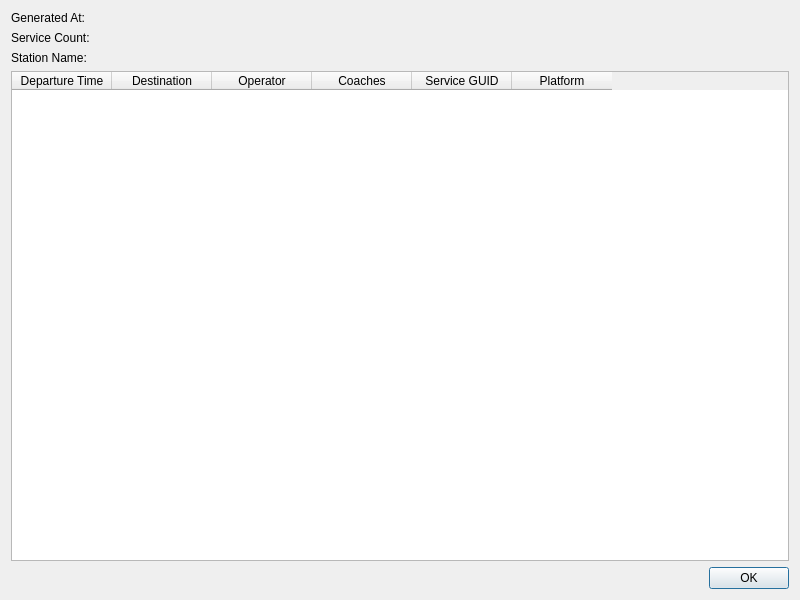
<?xml version="1.0" encoding="UTF-8"?>
<ui version="4.0">
 <class>Dialog</class>
 <widget class="QDialog" name="Dialog">
  <property name="geometry">
   <rect>
    <x>0</x>
    <y>0</y>
    <width>800</width>
    <height>600</height>
   </rect>
  </property>
  <property name="windowTitle">
   <string>Dialog</string>
  </property>
  <layout class="QVBoxLayout" name="verticalLayout">
   <item>
    <widget class="QLabel" name="generatedAt">
     <property name="text">
      <string>Generated At:</string>
     </property>
    </widget>
   </item>
   <item>
    <widget class="QLabel" name="serviceCount">
     <property name="text">
      <string>Service Count: </string>
     </property>
    </widget>
   </item>
   <item>
    <widget class="QLabel" name="stationName">
     <property name="text">
      <string>Station Name: </string>
     </property>
    </widget>
   </item>
   <item>
    <widget class="QTableWidget" name="serviceTable">
     <column>
      <property name="text">
       <string>Departure Time</string>
      </property>
     </column>
     <column>
      <property name="text">
       <string>Destination</string>
      </property>
     </column>
     <column>
      <property name="text">
       <string>Operator</string>
      </property>
     </column>
     <column>
      <property name="text">
       <string>Coaches</string>
      </property>
     </column>
     <column>
      <property name="text">
       <string>Service GUID</string>
      </property>
     </column>
     <column>
      <property name="text">
       <string>Platform</string>
      </property>
     </column>
    </widget>
   </item>
   <item>
    <widget class="QDialogButtonBox" name="buttonBox">
     <property name="orientation">
      <enum>Qt::Horizontal</enum>
     </property>
     <property name="standardButtons">
      <set>QDialogButtonBox::Ok</set>
     </property>
    </widget>
   </item>
  </layout>
 </widget>
 <resources/>
 <connections>
  <connection>
   <sender>buttonBox</sender>
   <signal>accepted()</signal>
   <receiver>Dialog</receiver>
   <slot>accept()</slot>
   <hints>
    <hint type="sourcelabel">
     <x>248</x>
     <y>254</y>
    </hint>
    <hint type="destinationlabel">
     <x>157</x>
     <y>274</y>
    </hint>
   </hints>
  </connection>
  <connection>
   <sender>buttonBox</sender>
   <signal>rejected()</signal>
   <receiver>Dialog</receiver>
   <slot>reject()</slot>
   <hints>
    <hint type="sourcelabel">
     <x>316</x>
     <y>260</y>
    </hint>
    <hint type="destinationlabel">
     <x>286</x>
     <y>274</y>
    </hint>
   </hints>
  </connection>
 </connections>
</ui>
